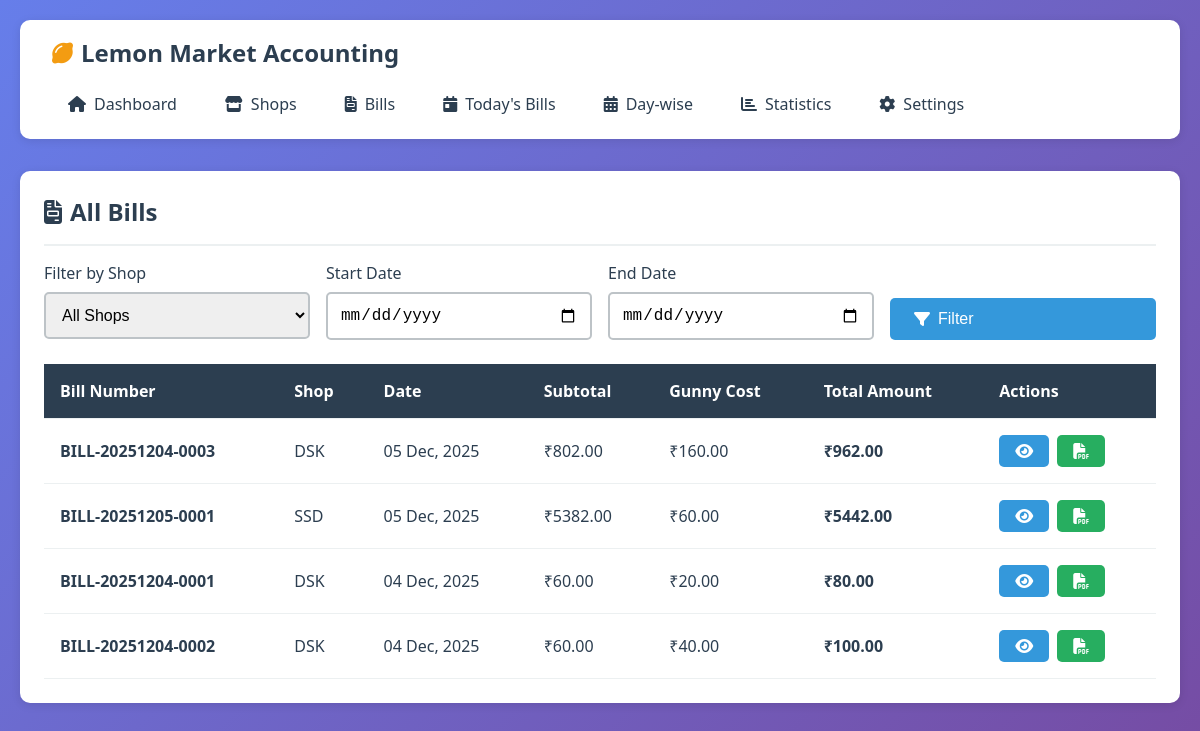
Page /bills/ on the committed database.
### accounts/models.py (models this page shows, shortened)
class Bill(models.Model):
    shop = models.ForeignKey(Shop, on_delete=models.CASCADE, related_name='bills')
    bill_number = models.CharField(max_length=50, unique=True, blank=True)
    bill_date = models.DateField()
    subtotal = models.DecimalField(
        max_digits=12,
        decimal_places=2,
        default=0.00
    )
    gunny_bag_cost = models.DecimalField(
        max_digits=10,
        decimal_places=2,
        default=0.00,
        help_text="Total gunny bag cost for this bill"
    )
    total_amount = models.DecimalField(
        max_digits=12,
        decimal_places=2,
        default=0.00
    )
    notes = models.TextField(blank=True, null=True)
    created_at = models.DateTimeField(auto_now_add=True)
    updated_at = models.DateTimeField(auto_now=True)
    class Meta:
        ordering = ['-bill_date', '-created_at']
        verbose_name = "Bill"
        verbose_name_plural = "Bills"

class Shop(models.Model):
    name = models.CharField(max_length=200, unique=True)
    address = models.TextField(blank=True, null=True)
    contact_number = models.CharField(max_length=15, blank=True, null=True)
    initial_deposit = models.DecimalField(
        max_digits=12,
        decimal_places=2,
        validators=[MinValueValidator(Decimal('0.00'))],
        help_text="Initial deposit amount (credit given to shop)"
    )
    bill_limit = models.IntegerField(
        default=5,
        validators=[MinValueValidator(1)],
        help_text="Maximum number of bills allowed per shop"
    )
    created_at = models.DateTimeField(auto_now_add=True)
    updated_at = models.DateTimeField(auto_now=True)
    is_active = models.BooleanField(default=True)
    class Meta:
        ordering = ['-created_at']
        verbose_name = "Shop"
        verbose_name_plural = "Shops"

### accounts/views.py (the view)
# urls.py: path('bills/', views.bill_list, name='bill_list'),
def bill_list(request):
    bills = Bill.objects.select_related('shop').order_by('-bill_date')
    shop_id = request.GET.get('shop')
    if shop_id:
        bills = bills.filter(shop_id=shop_id)
    start_date = request.GET.get('start_date')
    end_date = request.GET.get('end_date')
    if start_date and end_date:
        bills = bills.filter(bill_date__range=[start_date, end_date])
    shops = Shop.objects.filter(is_active=True)
    context = {
        'bills': bills,
        'shops': shops,
    }
    return render(request, 'accounts/bill_list.html', context)

### templates/accounts/bill_list.html (shortened to what this page needs)
{% extends 'base.html' %}
{% block content %}
<div class="card">
    <div class="card-header">
        <h1 class="card-title">
            <i class="fas fa-file-invoice"></i>
            All Bills
        </h1>
    </div>
    <form method="get" style="margin-bottom: 1.5rem;">
        <div style="display: grid; grid-template-columns: repeat(auto-fit, minmax(200px, 1fr)); gap: 1rem;">
            <div class="form-group" style="margin-bottom: 0;">
                <label class="form-label">Filter by Shop</label>
                <select name="shop" class="form-control">
                    <option value="">All Shops</option>
                </select>
            </div>
            <div class="form-group" style="margin-bottom: 0;">
                <label class="form-label">Start Date</label>
                <input type="date" name="start_date" class="form-control" value="{{ request.GET.start_date }}">
            </div>
            <div class="form-group" style="margin-bottom: 0;">
                <label class="form-label">End Date</label>
                <input type="date" name="end_date" class="form-control" value="{{ request.GET.end_date }}">
            </div>
            <div class="form-group" style="margin-bottom: 0; display: flex; align-items: flex-end;">
                <button type="submit" class="btn btn-primary" style="width: 100%;">
                    <i class="fas fa-filter"></i> Filter
                </button>
            </div>
        </div>
    </form>
    {% if bills %}
    <div class="table-responsive">
        <table>
            <thead>
                <tr>
                    <th>Bill Number</th>
                    <th>Shop</th>
                    <th>Date</th>
                    <th>Subtotal</th>
                    <th>Gunny Cost</th>
                    <th>Total Amount</th>
                    <th>Actions</th>
                </tr>
            </thead>
            <tbody>
                {% for bill in bills %}
                <tr>
                    <td><strong>{{ bill.bill_number }}</strong></td>
                    <td>{{ bill.shop.name }}</td>
                    <td>{{ bill.bill_date|date:"d M, Y" }}</td>
                    <td>₹{{ bill.subtotal|floatformat:2 }}</td>
                    <td>₹{{ bill.gunny_bag_cost|floatformat:2 }}</td>
                    <td><strong>₹{{ bill.total_amount|floatformat:2 }}</strong></td>
                    <td>
                        <div style="display: flex; gap: 0.5rem;">
                            <a href="{% url 'bill_detail' bill.id %}" class="btn btn-primary" style="padding: 0.5rem 1rem;">
                                <i class="fas fa-eye"></i>
                            </a>
                            <a href="{% url 'export_bill_pdf' bill.id %}" class="btn btn-success" style="padding: 0.5rem 1rem;">
                                <i class="fas fa-file-pdf"></i>
                            </a>
                        </div>
                    </td>
                </tr>
                {% endfor %}
            </tbody>
        </table>
    </div>
    {% endif %}
</div>
{% endblock %}

### templates/base.html (style rules this page uses)
* { margin: 0; padding: 0; box-sizing: border-box; }
:root { --primary-color: #2c3e50; --secondary-color: #3498db; --success-color: #27ae60; --danger-color: #e74c3c; --warning-color: #f39c12; --light-bg: #ecf0f1; --dark-text: #2c3e50; --light-text: #7f8c8d; --border-color: #bdc3c7; --shadow: 0 2px 10px rgba(0,0,0,0.1); --hover-shadow: 0 4px 20px rgba(0,0,0,0.15); }
body { font-family: 'Segoe UI', Tahoma, Geneva, Verdana, sans-serif; background: linear-gradient(135deg, #667eea 0%, #764ba2 100%); min-height: 100vh; color: var(--dark-text); }
.card { background: white; border-radius: 10px; padding: 1.5rem; box-shadow: var(--shadow); transition: all 0.3s; margin-bottom: 1.5rem; }
.card-header { display: flex; justify-content: space-between; align-items: center; margin-bottom: 1rem; padding-bottom: 1rem; border-bottom: 2px solid var(--light-bg); }
.card-title { font-size: 1.5rem; color: var(--primary-color); display: flex; align-items: center; gap: 0.5rem; }
.btn { padding: 0.75rem 1.5rem; border: none; border-radius: 5px; cursor: pointer; font-size: 1rem; transition: all 0.3s; text-decoration: none; display: inline-flex; align-items: center; gap: 0.5rem; font-weight: 500; }
.btn-primary { background: var(--secondary-color); color: white; }
.btn-success { background: var(--success-color); color: white; }
.form-group { margin-bottom: 1.5rem; }
.form-label { display: block; margin-bottom: 0.5rem; font-weight: 500; color: var(--dark-text); }
.form-control { width: 100%; padding: 0.75rem; border: 2px solid var(--border-color); border-radius: 5px; font-size: 1rem; transition: all 0.3s; }
.table-responsive { overflow-x: auto; margin-top: 1rem; }
table { width: 100%; border-collapse: collapse; background: white; }
th, td { padding: 1rem; text-align: left; border-bottom: 1px solid var(--light-bg); }
th { background: var(--primary-color); color: white; font-weight: 600; position: sticky; top: 0; }

### rows in the picture
Bill: bill_number "BILL-20251204-0003", shop.name "DSK", bill_date "05 Dec, 2025", subtotal "802.00", gunny_bag_cost "160.00", total_amount "962.00"
Bill: bill_number "BILL-20251205-0001", shop.name "SSD", bill_date "05 Dec, 2025", subtotal "5382.00", gunny_bag_cost "60.00", total_amount "5442.00"
Bill: bill_number "BILL-20251204-0001", shop.name "DSK", bill_date "04 Dec, 2025", subtotal "60.00", gunny_bag_cost "20.00", total_amount "80.00"
Bill: bill_number "BILL-20251204-0002", shop.name "DSK", bill_date "04 Dec, 2025", subtotal "60.00", gunny_bag_cost "40.00", total_amount "100.00"
